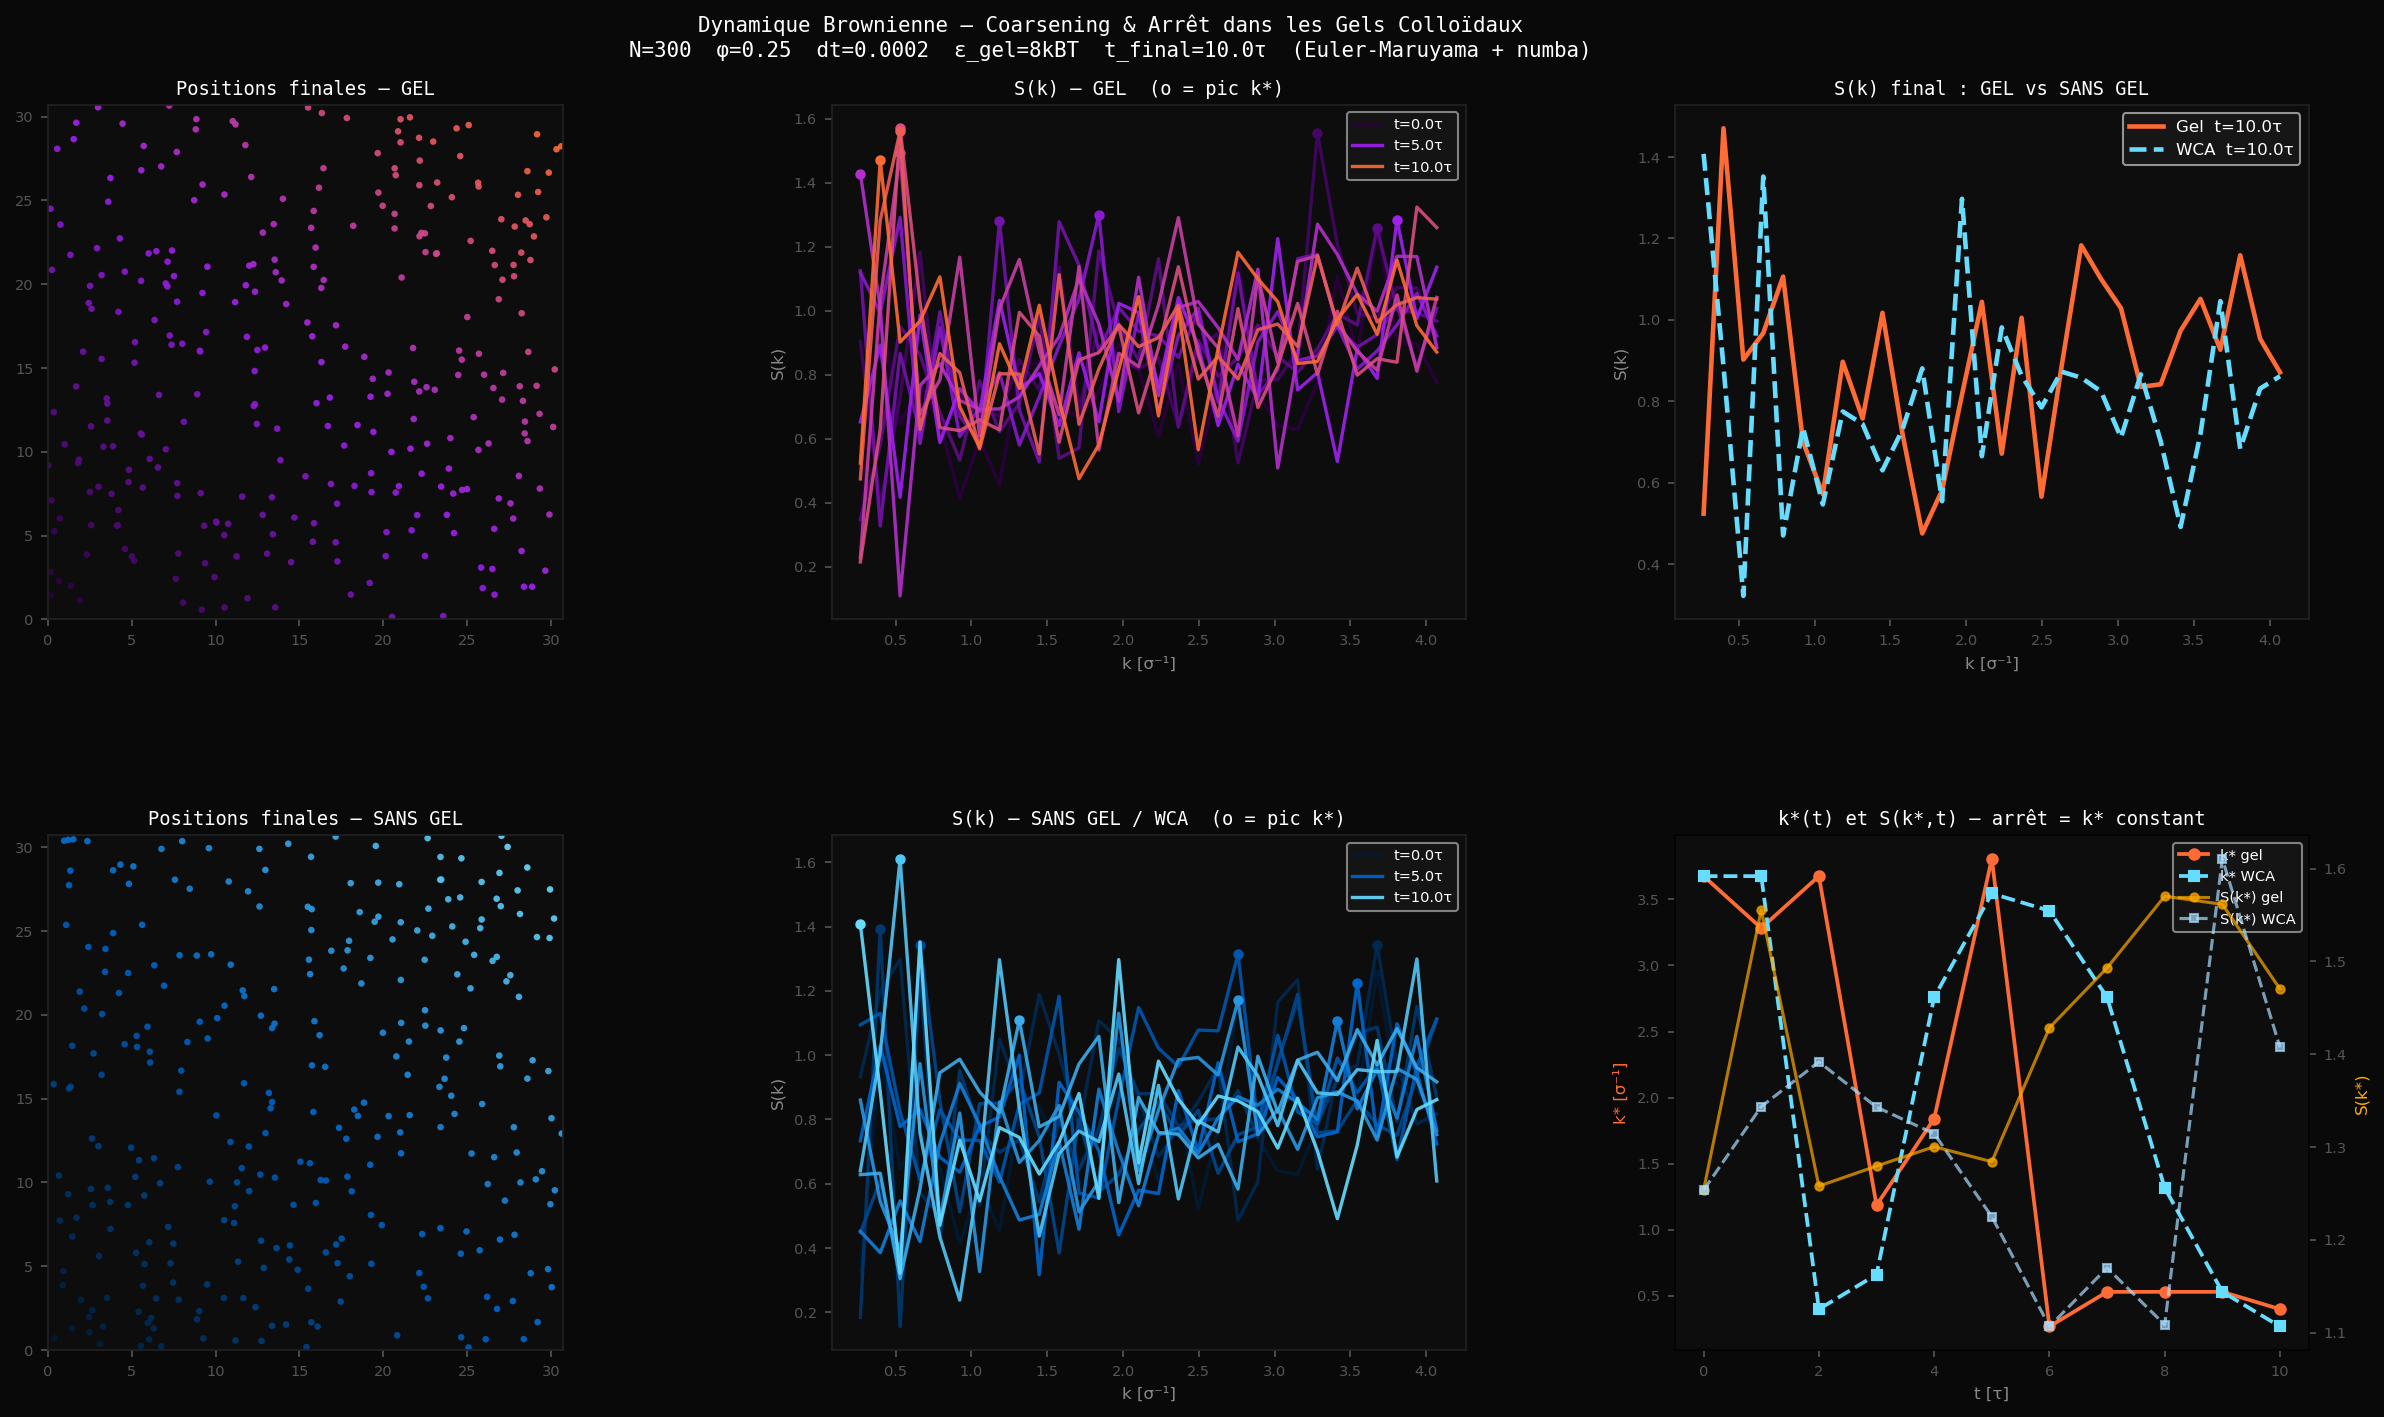

Python code for this plot:
"""
=============================================================
 Dynamique Brownienne — Coarsening & Arrêt dans les Gels Colloïdaux
 v5 : dt=2e-4, EPS_GEL=8kBT, t_final=10τ, affichage k* et S(k*) terminal
=============================================================
"""

import numpy as np
import matplotlib.pyplot as plt
import matplotlib.gridspec as gridspec
from matplotlib.colors import LinearSegmentedColormap
from numba import njit

# ─────────────────────────────────────────────
#  PARAMÈTRES
# ─────────────────────────────────────────────
N          = 300
PHI        = 0.25
SIGMA      = 1.0
kBT        = 1.0
GAMMA      = 1.0

EPS_GEL    = 8.0          # puits attractif plus profond → gel plus franc
EPS_WCA    = 1.0

DT         = 2e-4         # plus petit → stable pour EPS=8kBT
N_EQUIL    = 5_000        # équilibration douce
N_STEPS    = 50_000       # t_final = 10 τ
SNAP_EVERY = 5_000        # 10 snapshots

NK_SHELLS  = 30
NK_MAX     = 20
SEED       = 42

R_CUT_GEL  = 2.5
R_CUT_WCA  = 2**(1/6)

# ─────────────────────────────────────────────
#  FORCES NUMBA
# ─────────────────────────────────────────────

@njit(cache=True)
def compute_forces_numba(pos, L, eps, r_cut):
    N      = pos.shape[0]
    forces = np.zeros((N, 2))
    U_tot  = 0.0
    sig2   = SIGMA**2
    r_cut2 = r_cut**2
    ir2c   = sig2 / r_cut2
    ir6c   = ir2c**3
    U_cut  = 4.0 * eps * (ir6c*ir6c - ir6c)

    for i in range(N - 1):
        for j in range(i + 1, N):
            dx = pos[j, 0] - pos[i, 0]
            dy = pos[j, 1] - pos[i, 1]
            dx -= L * round(dx / L)
            dy -= L * round(dy / L)
            r2 = dx*dx + dy*dy
            if r2 >= r_cut2 or r2 < 1e-12:
                continue
            ir2  = sig2 / r2
            ir6  = ir2 * ir2 * ir2
            ir12 = ir6 * ir6
            U_tot += 4.0 * eps * (ir12 - ir6) - U_cut
            fr = 24.0 * eps / r2 * (2.0*ir12 - ir6)
            fx = fr * dx
            fy = fr * dy
            forces[i, 0] += fx;  forces[i, 1] += fy
            forces[j, 0] -= fx;  forces[j, 1] -= fy

    return forces, U_tot


# ─────────────────────────────────────────────
#  INIT POSITIONS
# ─────────────────────────────────────────────

def init_positions(N, phi, sigma, seed=42):
    L = np.sqrt(N * np.pi * (sigma / 2)**2 / phi)
    rng = np.random.default_rng(seed)
    n_side = int(np.ceil(np.sqrt(N)))
    spacing = L / n_side
    xs = (np.arange(n_side) + 0.5) * spacing
    grid = np.array([[x, y] for y in xs for x in xs])[:N]
    pos = grid + rng.uniform(-0.05*spacing, 0.05*spacing, size=(N, 2))
    return pos % L, L


# ─────────────────────────────────────────────
#  ÉQUILIBRATION DOUCE
# ─────────────────────────────────────────────

def equilibrate(pos, L, n_steps, seed):
    rng = np.random.default_rng(seed + 99)
    dt_eq = 1e-4
    print(f"  Équilibration ({n_steps} pas, dt={dt_eq}) ...", end="", flush=True)
    for step in range(n_steps):
        frac    = min(1.0, (step + 1) / (n_steps * 0.5))
        eps_now = 0.1 + 0.9 * frac
        forces, _ = compute_forces_numba(pos, L, eps_now, R_CUT_WCA)
        noise  = rng.standard_normal(pos.shape)
        amp    = np.sqrt(2.0 * kBT * dt_eq / GAMMA)
        pos    = (pos + (dt_eq / GAMMA) * forces + amp * noise) % L
    print(" OK")
    return pos


# ─────────────────────────────────────────────
#  PAS EULER-MARUYAMA
# ─────────────────────────────────────────────

def em_step(pos, L, eps, r_cut, rng):
    forces, U = compute_forces_numba(pos, L, eps, r_cut)
    noise   = rng.standard_normal(pos.shape)
    amp     = np.sqrt(2.0 * kBT * DT / GAMMA)
    pos_new = (pos + (DT / GAMMA) * forces + amp * noise) % L
    return pos_new, U


# ─────────────────────────────────────────────
#  FACTEUR DE STRUCTURE S(k)
# ─────────────────────────────────────────────

def structure_factor(pos, L, nk_shells=NK_SHELLS, nk_max=NK_MAX):
    k0  = 2.0 * np.pi / L
    n   = len(pos)
    nx_arr, ny_arr = np.meshgrid(np.arange(-nk_max, nk_max+1),
                                  np.arange(-nk_max, nk_max+1))
    nx_arr = nx_arr.ravel();  ny_arr = ny_arr.ravel()
    n2     = nx_arr**2 + ny_arr**2
    sel    = (n2 >= 1) & (n2 <= nk_max**2)
    nx_arr, ny_arr, n2 = nx_arr[sel], ny_arr[sel], n2[sel]

    kx     = nx_arr * k0;  ky = ny_arr * k0
    k_mags = np.sqrt(n2) * k0

    phase  = kx[:, None] * pos[:, 0] + ky[:, None] * pos[:, 1]
    Sk_all = np.abs(np.sum(np.exp(1j * phase), axis=1))**2 / n

    bins      = np.linspace(k_mags.min()*0.99, k_mags.max()*1.01, nk_shells+1)
    k_centers = 0.5 * (bins[:-1] + bins[1:])
    idx       = np.searchsorted(bins, k_mags, side='right') - 1
    S_binned  = np.zeros(nk_shells)
    counts    = np.zeros(nk_shells)
    np.add.at(S_binned, idx, Sk_all)
    np.add.at(counts,   idx, 1)
    valid = counts > 0
    S_binned[valid] /= counts[valid]

    return k_centers[valid], S_binned[valid]


# ─────────────────────────────────────────────
#  AFFICHAGE TERMINAL DES VALEURS S(k)
# ─────────────────────────────────────────────

def print_sk_table(t, k_vals, S_vals, U, mode):
    """Affiche un tableau k / S(k) dans le terminal à chaque snapshot."""
    i_peak = np.argmax(S_vals)
    k_star = k_vals[i_peak]
    S_star = S_vals[i_peak]

    print(f"\n  ── Snapshot t={t:.2f} τ  [{mode}]  U={U:.2f} kBT ──")
    print(f"  {'k [σ⁻¹]':>10}  {'S(k)':>10}")
    print(f"  {'-'*23}")
    for k, S in zip(k_vals, S_vals):
        marker = "  ← pic" if abs(k - k_star) < 1e-6 else ""
        print(f"  {k:10.4f}  {S:10.4f}{marker}")
    print(f"  → k* = {k_star:.4f} σ⁻¹   S(k*) = {S_star:.4f}")


# ─────────────────────────────────────────────
#  SIMULATION PRINCIPALE
# ─────────────────────────────────────────────

def run_simulation(mode="gel", seed=SEED):
    rng = np.random.default_rng(seed)
    pos, L = init_positions(N, PHI, SIGMA, seed=seed)

    label = "GÉLATION (LJ attractif, ε=8kBT)" if mode=="gel" \
            else "SANS GEL (WCA, purement répulsif)"
    print(f"\n{'='*55}\n  Mode : {label}")

    print("  Compilation numba ...", end="", flush=True)
    _ = compute_forces_numba(pos[:10], L, 1.0, R_CUT_WCA)
    print(" OK")

    pos = equilibrate(pos, L, N_EQUIL, seed)

    eps   = EPS_GEL   if mode == "gel" else EPS_WCA
    r_cut = R_CUT_GEL if mode == "gel" else R_CUT_WCA
    t_final = N_STEPS * DT

    print(f"  N={N}, φ={PHI}, dt={DT}, steps={N_STEPS}, t_final={t_final:.1f} τ")
    print(f"  ε={eps:.1f} kBT, r_cut={r_cut:.3f} σ")

    snapshots, energies = [], []

    for step in range(N_STEPS + 1):
        if step % SNAP_EVERY == 0:
            t = step * DT
            k_vals, S_vals = structure_factor(pos, L)
            _, U = compute_forces_numba(pos, L, eps, r_cut)

            # ── Affichage terminal ──
            print_sk_table(t, k_vals, S_vals, U, mode)

            snapshots.append((t, k_vals.copy(), S_vals.copy()))
            energies.append((t, U))

        if step < N_STEPS:
            pos, _ = em_step(pos, L, eps, r_cut, rng)

    return snapshots, energies, pos, L


# ─────────────────────────────────────────────
#  VISUALISATION
# ─────────────────────────────────────────────

def plot_results(snaps_gel, snaps_wca, pos_gel, pos_wca, L, en_gel, en_wca):
    cg = LinearSegmentedColormap.from_list("g", ["#2d0040", "#a020f0", "#ff6b35"])
    cw = LinearSegmentedColormap.from_list("w", ["#001a33", "#0066cc", "#66ddff"])

    fig = plt.figure(figsize=(17, 10), facecolor="#090909")
    gs  = gridspec.GridSpec(2, 3, figure=fig,
                            hspace=0.42, wspace=0.33,
                            left=0.06, right=0.97, top=0.91, bottom=0.08)
    ax_pg = fig.add_subplot(gs[0, 0])
    ax_sg = fig.add_subplot(gs[0, 1])
    ax_sc = fig.add_subplot(gs[0, 2])
    ax_pw = fig.add_subplot(gs[1, 0])
    ax_sw = fig.add_subplot(gs[1, 1])
    ax_en = fig.add_subplot(gs[1, 2])

    tkw = dict(color="white", fontfamily="monospace", fontsize=9, pad=5)

    # ── Positions ──
    for ax, pos, title, cm in [
        (ax_pg, pos_gel, "Positions finales — GEL",     cg),
        (ax_pw, pos_wca, "Positions finales — SANS GEL", cw),
    ]:
        ax.set_facecolor("#0d0d0d")
        ax.scatter(pos[:,0], pos[:,1], c=pos[:,0]+pos[:,1],
                   cmap=cm, s=10, alpha=0.9, linewidths=0)
        ax.set_xlim(0, L); ax.set_ylim(0, L); ax.set_aspect("equal")
        ax.set_title(title, **tkw)
        ax.tick_params(colors="#555", labelsize=7)
        for sp in ax.spines.values(): sp.set_edgecolor("#222")

    # ── S(k) gel ──
    ns = len(snaps_gel)
    ax_sg.set_facecolor("#0d0d0d")
    for i, (t, k, S) in enumerate(snaps_gel):
        col = cg(i / max(ns-1, 1))
        lbl = f"t={t:.1f}τ" if i in [0, ns//2, ns-1] else ""
        ax_sg.plot(k, S, color=col, lw=1.6, alpha=0.9, label=lbl)
        # Marquer le pic
        i_pk = np.argmax(S)
        ax_sg.plot(k[i_pk], S[i_pk], 'o', color=col, ms=4)
    ax_sg.set_title("S(k) — GEL  (o = pic k*)", **tkw)
    ax_sg.set_xlabel("k [σ⁻¹]", color="#888", fontsize=8)
    ax_sg.set_ylabel("S(k)", color="#888", fontsize=8)
    ax_sg.tick_params(colors="#555", labelsize=7)
    ax_sg.legend(fontsize=7, facecolor="#1a1a1a", labelcolor="white", framealpha=0.6)
    for sp in ax_sg.spines.values(): sp.set_edgecolor("#222")

    # ── S(k) WCA ──
    ns2 = len(snaps_wca)
    ax_sw.set_facecolor("#0d0d0d")
    for i, (t, k, S) in enumerate(snaps_wca):
        col = cw(i / max(ns2-1, 1))
        lbl = f"t={t:.1f}τ" if i in [0, ns2//2, ns2-1] else ""
        ax_sw.plot(k, S, color=col, lw=1.6, alpha=0.9, label=lbl)
        i_pk = np.argmax(S)
        ax_sw.plot(k[i_pk], S[i_pk], 'o', color=col, ms=4)
    ax_sw.set_title("S(k) — SANS GEL / WCA  (o = pic k*)", **tkw)
    ax_sw.set_xlabel("k [σ⁻¹]", color="#888", fontsize=8)
    ax_sw.set_ylabel("S(k)", color="#888", fontsize=8)
    ax_sw.tick_params(colors="#555", labelsize=7)
    ax_sw.legend(fontsize=7, facecolor="#1a1a1a", labelcolor="white", framealpha=0.6)
    for sp in ax_sw.spines.values(): sp.set_edgecolor("#222")

    # ── Comparaison finale ──
    ax_sc.set_facecolor("#0d0d0d")
    tg, kg, Sg = snaps_gel[-1]
    tw, kw2, Sw = snaps_wca[-1]
    ax_sc.plot(kg,  Sg, color="#ff6b35", lw=2.2, label=f"Gel  t={tg:.1f}τ")
    ax_sc.plot(kw2, Sw, color="#66ddff", lw=2.2, ls="--", label=f"WCA  t={tw:.1f}τ")
    ax_sc.set_title("S(k) final : GEL vs SANS GEL", **tkw)
    ax_sc.set_xlabel("k [σ⁻¹]", color="#888", fontsize=8)
    ax_sc.set_ylabel("S(k)", color="#888", fontsize=8)
    ax_sc.tick_params(colors="#555", labelsize=7)
    ax_sc.legend(fontsize=8, facecolor="#1a1a1a", labelcolor="white", framealpha=0.7)
    for sp in ax_sc.spines.values(): sp.set_edgecolor("#222")

    # ── k* et S(k*) en fonction du temps ──
    ax_en.set_facecolor("#0d0d0d")

    # Extraire k* et S(k*) à chaque snapshot
    t_gel  = [s[0] for s in snaps_gel]
    kstar_gel = [s[1][np.argmax(s[2])] for s in snaps_gel]
    Sstar_gel = [np.max(s[2]) for s in snaps_gel]

    t_wca  = [s[0] for s in snaps_wca]
    kstar_wca = [s[1][np.argmax(s[2])] for s in snaps_wca]
    Sstar_wca = [np.max(s[2]) for s in snaps_wca]

    ax_en2 = ax_en.twinx()
    l1, = ax_en.plot(t_gel, kstar_gel, 'o-', color="#ff6b35", lw=1.8, ms=5, label="k* gel")
    l2, = ax_en.plot(t_wca, kstar_wca, 's--', color="#66ddff", lw=1.8, ms=5, label="k* WCA")
    l3, = ax_en2.plot(t_gel, Sstar_gel, 'o-', color="#ffaa00", lw=1.5, ms=4, alpha=0.7, label="S(k*) gel")
    l4, = ax_en2.plot(t_wca, Sstar_wca, 's--', color="#aaddff", lw=1.5, ms=4, alpha=0.7, label="S(k*) WCA")

    ax_en.set_title("k*(t) et S(k*,t) — arrêt = k* constant", **tkw)
    ax_en.set_xlabel("t [τ]", color="#888", fontsize=8)
    ax_en.set_ylabel("k* [σ⁻¹]", color="#ff6b35", fontsize=8)
    ax_en2.set_ylabel("S(k*)", color="#ffaa00", fontsize=8)
    ax_en.tick_params(colors="#555", labelsize=7)
    ax_en2.tick_params(colors="#555", labelsize=7)
    lines = [l1, l2, l3, l4]
    ax_en.legend(lines, [l.get_label() for l in lines],
                 fontsize=7, facecolor="#1a1a1a", labelcolor="white", framealpha=0.6)
    for sp in ax_en.spines.values(): sp.set_edgecolor("#222")

    fig.suptitle(
        f"Dynamique Brownienne — Coarsening & Arrêt dans les Gels Colloïdaux\n"
        f"N={N}  φ={PHI}  dt={DT}  ε_gel={EPS_GEL:.0f}kBT"
        f"  t_final={N_STEPS*DT:.1f}τ  (Euler-Maruyama + numba)",
        color="white", fontsize=10, fontfamily="monospace", y=0.97
    )
    plt.savefig("colloidal_gel_v5.png", dpi=150, bbox_inches="tight",
                facecolor=fig.get_facecolor())
    print("\n  Figure sauvegardée : colloidal_gel_v5.png")
    plt.show()


# ─────────────────────────────────────────────
#  MAIN
# ─────────────────────────────────────────────

if __name__ == "__main__":
    print("="*55)
    print(f"  N={N}, {N_STEPS} pas, dt={DT}, t_final={N_STEPS*DT:.1f} τ")
    print(f"  ε_gel={EPS_GEL} kBT  —  numba @njit")
    print(f"  ~15 min total")
    print("="*55)

    snaps_gel, en_gel, pos_gel, L = run_simulation(mode="gel")
    snaps_wca, en_wca, pos_wca, _ = run_simulation(mode="no_gel")
    plot_results(snaps_gel, snaps_wca, pos_gel, pos_wca, L, en_gel, en_wca)
